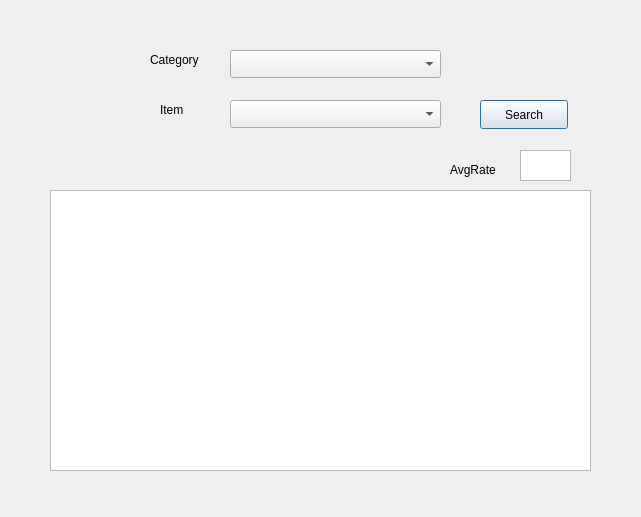
<?xml version="1.0" encoding="UTF-8"?>
<ui version="4.0">
 <class>select_s4</class>
 <widget class="QDialog" name="select_s4">
  <property name="geometry">
   <rect>
    <x>0</x>
    <y>0</y>
    <width>641</width>
    <height>517</height>
   </rect>
  </property>
  <property name="windowTitle">
   <string>Dialog</string>
  </property>
  <widget class="QLabel" name="label">
   <property name="geometry">
    <rect>
     <x>150</x>
     <y>50</y>
     <width>81</width>
     <height>20</height>
    </rect>
   </property>
   <property name="text">
    <string>Category</string>
   </property>
  </widget>
  <widget class="QLabel" name="label_2">
   <property name="geometry">
    <rect>
     <x>160</x>
     <y>100</y>
     <width>62</width>
     <height>20</height>
    </rect>
   </property>
   <property name="text">
    <string>Item</string>
   </property>
  </widget>
  <widget class="QComboBox" name="comboBox_category">
   <property name="geometry">
    <rect>
     <x>230</x>
     <y>50</y>
     <width>211</width>
     <height>28</height>
    </rect>
   </property>
  </widget>
  <widget class="QComboBox" name="comboBox_item">
   <property name="geometry">
    <rect>
     <x>230</x>
     <y>100</y>
     <width>211</width>
     <height>28</height>
    </rect>
   </property>
  </widget>
  <widget class="QPushButton" name="pushButton_search">
   <property name="geometry">
    <rect>
     <x>480</x>
     <y>100</y>
     <width>88</width>
     <height>29</height>
    </rect>
   </property>
   <property name="text">
    <string>Search</string>
   </property>
  </widget>
  <widget class="QTableWidget" name="tableWidget">
   <property name="geometry">
    <rect>
     <x>50</x>
     <y>190</y>
     <width>541</width>
     <height>281</height>
    </rect>
   </property>
  </widget>
  <widget class="QLabel" name="label_3">
   <property name="geometry">
    <rect>
     <x>450</x>
     <y>160</y>
     <width>62</width>
     <height>20</height>
    </rect>
   </property>
   <property name="text">
    <string>AvgRate</string>
   </property>
  </widget>
  <widget class="QPlainTextEdit" name="textEdit_avgRate">
   <property name="geometry">
    <rect>
     <x>520</x>
     <y>150</y>
     <width>51</width>
     <height>31</height>
    </rect>
   </property>
   <property name="readOnly">
    <bool>true</bool>
   </property>
  </widget>
 </widget>
 <resources/>
 <connections/>
</ui>
